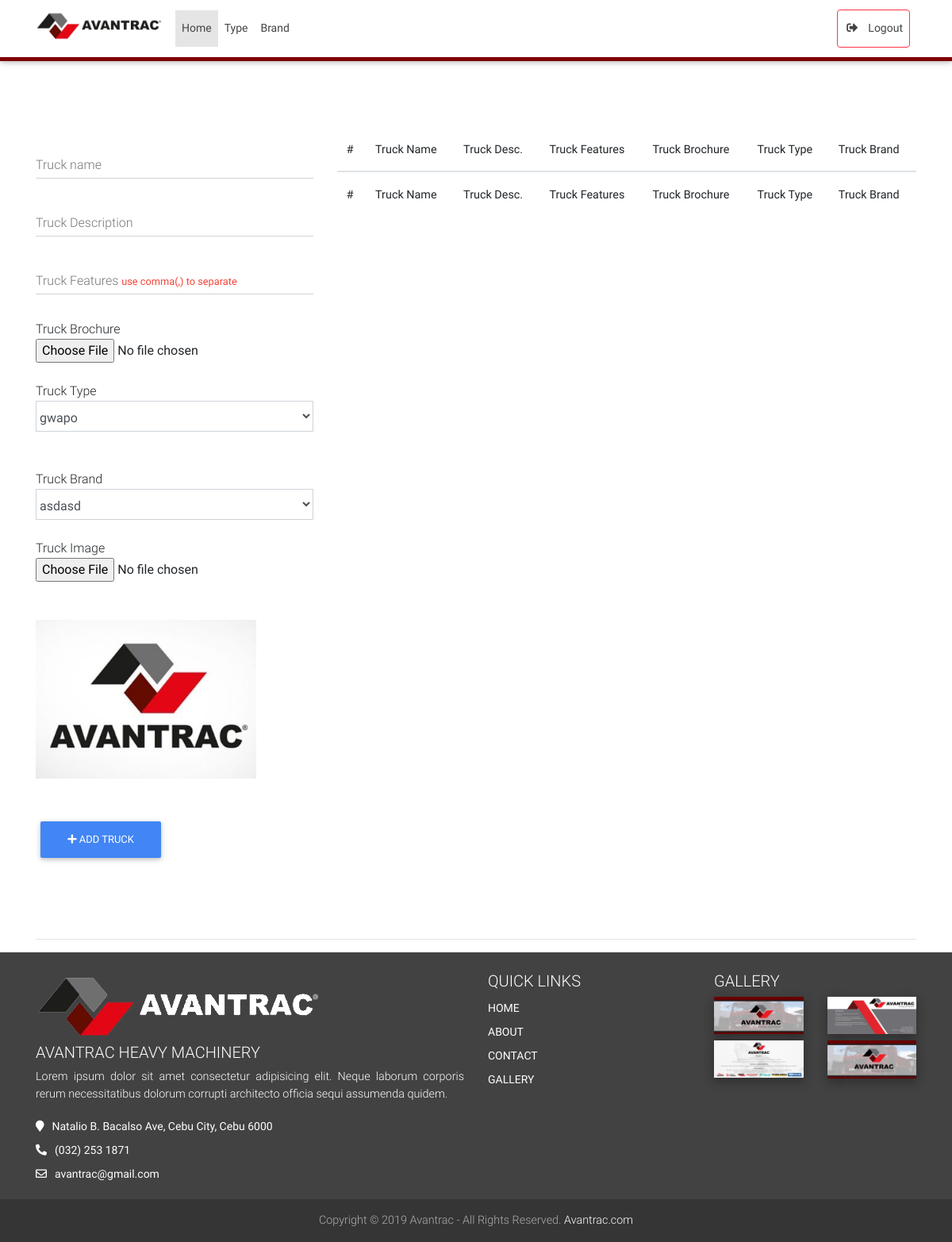
The app's page /adminDashboard.php, older data.
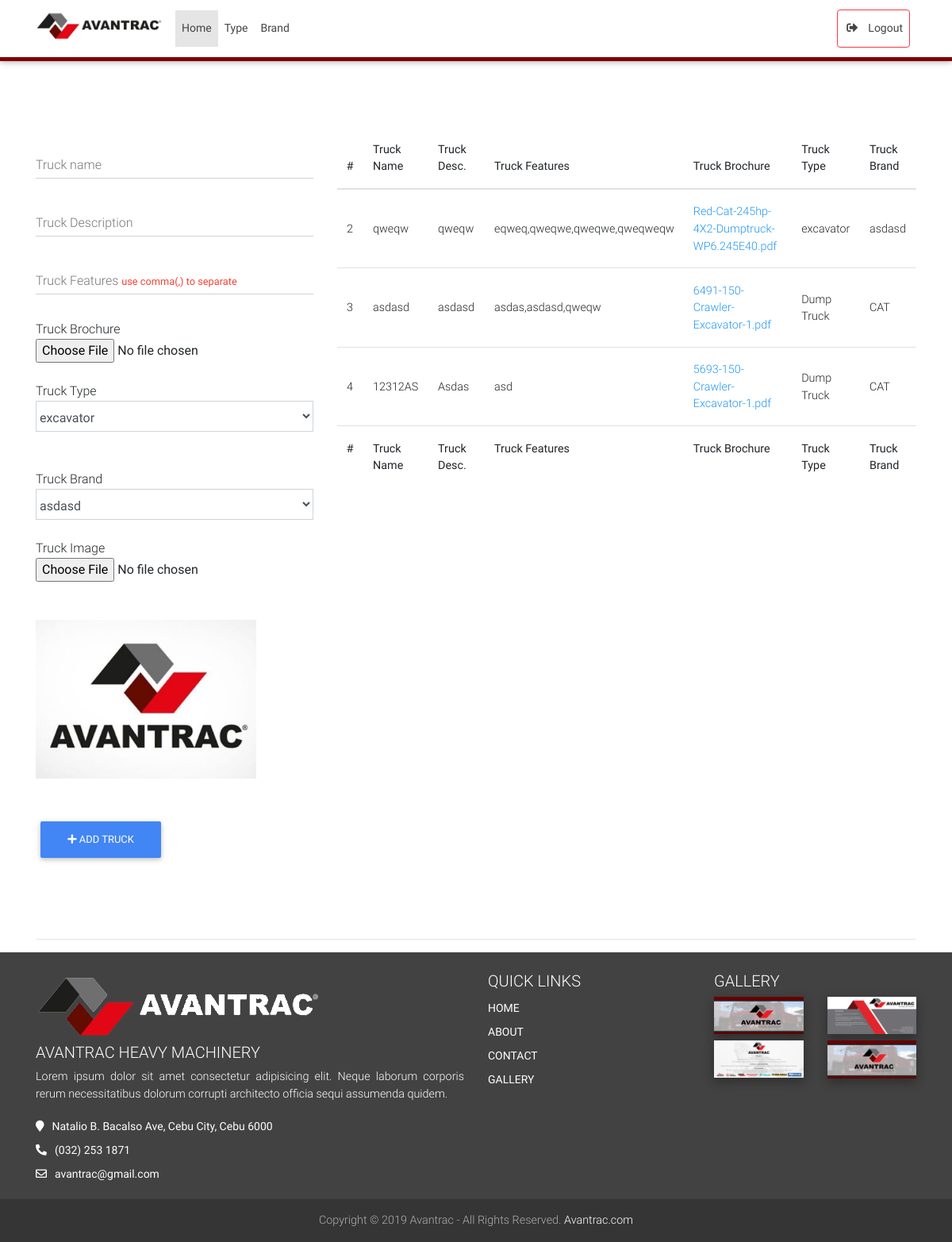
The same page, newer data.
### tables this page shows
CREATE TABLE `tbl_truck` (
  `truck_id` int(11) NOT NULL,
  `truck_name` varchar(255) NOT NULL,
  `truck_description` varchar(255) NOT NULL,
  `truck_features` varchar(225) NOT NULL,
  `truck_brochure` varchar(255) NOT NULL,
  `truck_image` varchar(255) NOT NULL,
  `brand_id` int(11) NOT NULL,
  `type_id` int(11) NOT NULL
);

CREATE TABLE `tbl_type` (
  `type_id` int(11) NOT NULL,
  `type_name` varchar(255) NOT NULL,
  `type_image` varchar(255) NOT NULL
);

CREATE TABLE `tbl_brand` (
  `brand_id` int(11) NOT NULL,
  `brand_name` varchar(255) NOT NULL,
  `brand_desc` varchar(255) NOT NULL,
  `brand_image` varchar(255) NOT NULL
);

### dbhelper.php (called while the page is built, shortened)
<?php
function dbconn(){
    try{
        return new PDO("mysql:hostname=localhost;dbname=avantrac_db","root","");
    }catch(PDOExecption $e){
        echo $e->getMessage();
    }
}
function destroy(){
    return null;
}
function getAllType(){
    $dbconn=dbconn();
    $sql="SELECT * FROM tbl_type";
    $stmt=$dbconn->prepare($sql);
    $stmt->execute();
    $rows=$stmt->fetchAll(PDO::FETCH_ASSOC);
    return $rows;
}
function getAllTruck(){
    $dbconn=dbconn();
    $sql="SELECT truck_id,truck_name,truck_description,truck_features,truck_brochure,b.brand_name,ty.type_name FROM tbl_truck tr,tbl_brand b,tbl_type ty WHERE tr.brand_id=b.brand_id AND tr.type_id = ty.type_id
    ";
    $stmt=$dbconn->prepare($sql);
    $stmt->execute();
    $rows=$stmt->fetchAll(PDO::FETCH_ASSOC);
    return $rows;
}

### adminDashboard.php (the view, shortened to what the changed rows need)
<?php
include_once 'dbhelper.php';
$typeList = getAllType();
$truckList = getAllTruck();
?>
<!DOCTYPE html>
<html lang="en">
<head>
  <link rel="stylesheet" href="https://use.fontawesome.com/releases/v5.11.2/css/all.css">
  <link rel="stylesheet" href="css/bootstrap.min.css">
  <link rel="stylesheet" href="css/mdb.min.css">
  <link rel="stylesheet" href="css/style.css">
  <link rel="stylesheet" href="css/jquery.dataTables.min.css">
    <link rel="stylesheet" href="css/buttons.dataTables.min.css">
</head>
<body>
  <main>
  <div class="container my-5 py-5">
            <div class="row">
                <div class="col-md-4">
                    <form action="truckController.php" method="POST" enctype="multipart/form-data">
                        <div class="row">
                            <div class="col-md-12">
                                <div class="md-form mb-4">
                                  <span for="type_id">Truck Type</span>
                                    <select name="type_id" id="type_id" class="form-control ">
                                      <?php
                                          foreach($typeList as $typeData){
                                      ?>
                                      <option value="<?php echo $typeData['type_id'];?>"><?php echo $typeData['type_name'];?></option>
                                    <?php
                                          }
                                    ?>
                                    </select>
                                </div>
                            </div>
                        </div>
                    </form>
                </div>
                <div class="col-md-8">
                    <table id="example" class=" table" style="width:100%">
                        <thead>
                            <tr>
                                <th>#</th>
                                <th>Truck Name</th>
                                <th>Truck Desc.</th>
                                <th>Truck Features</th>
                                <th>Truck Brochure</th>
                                <th>Truck Type</th>
                                <th>Truck Brand</th>
                            </tr>
                        </thead>
                        <tbody id="myBody">
                          <?php
                           foreach($truckList as $truckData){
                          ?>
                            <tr>
                                <td class="align-middle"><?php echo $truckData['truck_id'];?></td>
                                <td class="align-middle"><?php echo $truckData['truck_name'];?></td>
                                <td class="align-middle"><?php echo $truckData['truck_description'];?></td>
                                <td class="align-middle"><?php echo $truckData['truck_features'];?></td>
                                <td class="align-middle"><a class="blue-text" target="_blank" href="images/brochure/<?php echo $truckData['truck_brochure'];?>"><?php echo $truckData['truck_brochure'];?></a></td>
                                <td class="align-middle"><?php echo $truckData['type_name'];?></td>
                                <td class="align-middle"><?php echo $truckData['brand_name'];?></td>
                            </tr>
                            <?php
                           }
                            ?>
                        <tfoot>
                            <tr>
                            <th>#</th>
                                <th>Truck Name</th>
                                <th>Truck Desc.</th>
                                <th>Truck Features</th>
                                <th>Truck Brochure</th>
                                <th>Truck Type</th>
                                <th>Truck Brand</th>
                            </tr>
                        </tfoot>
                    </table>
                </div>
            </div>
        </div>
  </main>
</body>
</html>

Row changes from the older to the newer data that the page shows:
added tbl_truck: truck_id "2", truck_name "qweqw", truck_description "qweqw", truck_features "eqweq,qweqwe,qweqwe,qweqweqw", truck_brochure "Red-Cat-245hp-4X2-Dumptruck-WP6.245E40.pdf", type.type_name "excavator", brand.brand_name "asdasd"
added tbl_truck: truck_id "3", truck_name "asdasd", truck_description "asdasd", truck_features "asdas,asdasd,qweqw", truck_brochure "6491-150-Crawler-Excavator-1.pdf", type.type_name "Dump Truck", brand.brand_name "CAT"
added tbl_truck: truck_id "4", truck_name "12312AS", truck_description "Asdas", truck_features "asd", truck_brochure "5693-150-Crawler-Excavator-1.pdf", type.type_name "Dump Truck", brand.brand_name "CAT"
Text that changed along with them:
form field type_id: "gwapo" → "excavator"
